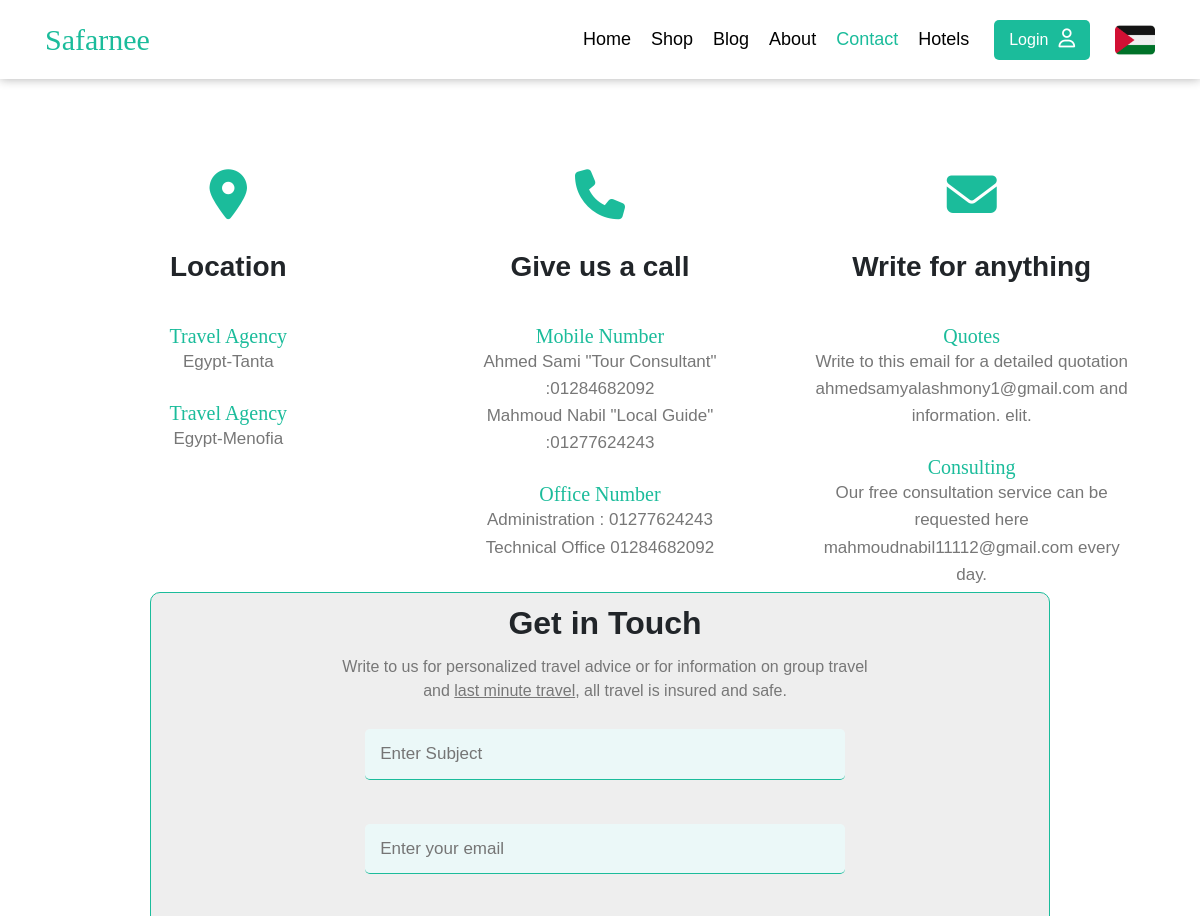
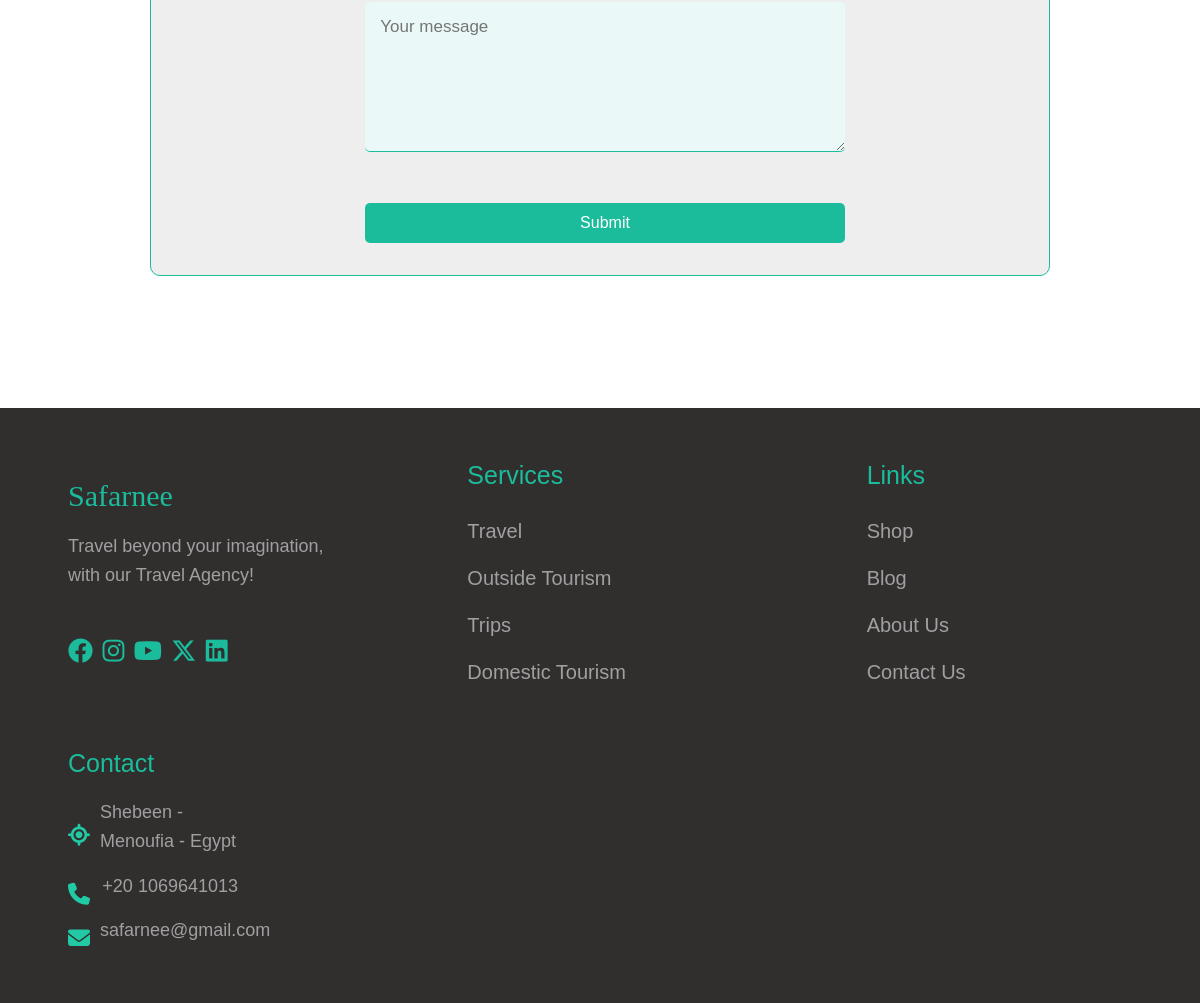
Page /contact/ on the committed database (2 pictures, top to bottom).
### contact/models.py (models this page shows, shortened)
class Info(models.Model):
    place=models.CharField( max_length=50)
    phone_number=models.CharField( max_length=20)
    email=models.EmailField( max_length=254)
    class Meta:
        verbose_name=("Info")
        verbose_name_plural=("Infos")

### contact/views.py (the view, shortened to what this page needs)
# urls.py: path('/',views.contact,name='contact')
def contact(request):
     myinfo=Info.objects.first()
     myinfo2=Info.objects.last()
     return render(request,'contact.html',{'myinfo':myinfo,'myinfo2':myinfo2})

### contact/templates/contact.html (shortened to what this page needs)
{% extends 'base.html' %}
{% load static %}
{% block add %}
<link rel="stylesheet" href="{% static 'CSS/contact.css' %}">
{% endblock add %}
  {% block content %}
    <div class="features">
        <div class="container">
          <div class="feat">
            <i class="fa-solid fa-location-dot"></i>
            <h3>Location</h3>
            <h5>Travel Agency</h5>
            <p>
              {{myinfo.place}}
            </p>
            <h5>Travel Agency</h5>
            <p>
              {{myinfo2.place}}
            </p>
          </div>
          <div class="feat">
            <i class="fa-solid fa-phone"></i>
            <h3>Give us a call</h3>
            <h5>Mobile Number</h5>
            <p>
              Ahmed Sami "Tour Consultant" :{{myinfo2.phone_number}}
              <br />
              Mahmoud Nabil "Local Guide" :{{myinfo.phone_number}}
            </p>
            <h5>Office Number</h5>
            <p>
              Administration : {{myinfo.phone_number}}
              <br />
              Technical Office {{myinfo2.phone_number}}
            </p>
          </div>
          <div class="feat">
            <i class="fa-solid fa-envelope"></i>
            <h3>Write for anything</h3>
            <h5>Quotes</h5>
            <p>
              Write to this email for a detailed quotation {{myinfo2.email}} and
              information. elit.
            </p>
            <h5>Consulting</h5>
            <p>
              Our free consultation service can be requested here
              {{myinfo.email}} every day.
            </p>
          </div>
        </div>
    </div>
    <div class="parent">
      <div class="form">
        <h1>Get in Touch</h1>
        <p>
          Write to us for personalized travel advice or for information on
          group travel <br />and <span>last minute travel</span>, all travel
          is insured and safe.
        </p>
        <form method="POST">
        <div>
          <input class="foc" name="subject" type="text" placeholder="Enter Subject" required/>
        </div>
        <br />
        <div>
          <input class="foc" name="email" type="email" placeholder="Enter your email" required/>
        </div>
        <br />
        <div>
          <textarea
            name="message"
            cols="76"
            rows="4"
            placeholder="Your message"
          ></textarea>
        </div>
        <br />
        <div>
          <input class="btn" type="submit" value="Submit" />
        </div>
      </form>
      </div>
    </div>
    {% endblock content %}

### static/CSS/style.css (style rules this page uses)
:root { --main-color: #1bbc9b; --secondary-color: #22c9a5; --section-background: #f2f2f2; --color-333: #333; --co-inputFiled: #eaffffa1; --co-titleForm: #467894; --color-116: rgb(116, 116, 116); --clr909090: #909090; --clr-e8e8e8: #e8e8e8; --font-fam: Lucida; --main-transition: 0.3s; --mr-100: 100px; --pa-100: 100px; --br-10: 10px; --br-7: 7px; --br-5: 5px; --pd: 12px 0px; --fs: 17px; }
* { -webkit-box-sizing: border-box; -moz-box-sizing: border-box; box-sizing: border-box; }
body { font-family: "Cairo", sans-serif; }
html { scroll-behavior: smooth; }
.container { padding-left: 15px; padding-right: 15px; margin-left: auto; margin-right: auto; }
@media (min-width: 768px) { .container { width: 750px; } }
@media (min-width: 992px) { .container { width: 970px; } }
@media (min-width: 1200px) { .container { width: 1170px; } }
.btn { background-color: var(--main-color); color: white; padding: 8px 15px; cursor: pointer; border: none; user-select: none; border-radius: var(--br-5); transition: var(--main-transition); }
.travel .request form input, textarea { width: 100%; background-color: #f3f3f3; padding: 10px; color: #1c1c1c; }
.travel .request form input, textarea { border: 0; caret-color: var(--main-color); }

### static/CSS/contact.css (style rules this page uses)
.features { margin-top: 70px; margin-bottom: 100px; padding-top: var(--section-padding); padding-bottom: var(--section-padding); }
.features .container { display: grid; grid-template-columns: repeat(auto-fill, minmax(300px,1fr)); grid-gap: 5px; text-align: center; }
.features .feat { padding: 20px; }
.features .feat i { color:var(--main-color); font-size: 50px; }
.features .feat h3 { font-weight: 800; margin: 30px 0; }
.features .feat p { line-height: 1.6; color: #777; font-size: 17px; }
.features .feat h5 { margin: 0; padding-top: 10px; font-family: var(--font-fam) Calligraphy; color: var(--main-color); }
.parent { position: relative; padding-top:600px ; }
.form { position: absolute; top: 28%; left: 50%; transform: translate(-50%,-50%); padding-top: var(--section-padding); padding-bottom: var(--section-padding); background-color: #eee; border: 0.1px solid var(--main-color); align-items: center; width: 75%; height: 600px; border-radius: 10px; margin: auto; padding-left: 10px; text-align: center; z-index:9; }
.form h1 { font-weight: 700; line-height: 1.2rem; text-align: center }
.form p { text-align: center; color: #777; }
.form span { text-decoration: underline; }
div input,textarea { width: 54%; padding: 15px; font-size: 17px; color: #333; margin: 10px 0; border: none; border-bottom: 1.7px solid #1bbc9b; text-transform: none; caret-color: var(--main-color); background-color: var(--co-inputFiled); border-radius: var(--br-5); }
div .foc,textarea:focus { outline: none; }
div textarea { min-height: 150px; }

### rows in the picture
Info: place "Egypt-Tanta", phone_number "01277624243", email "mahmoudnabil11112@gmail.com"
Info: place "Egypt-Menofia", phone_number "01284682092", email "ahmedsamyalashmony1@gmail.com"
